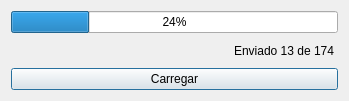
<?xml version="1.0" encoding="UTF-8"?>
<ui version="4.0">
 <class>Dialog</class>
 <widget class="QDialog" name="Dialog">
  <property name="geometry">
   <rect>
    <x>0</x>
    <y>0</y>
    <width>349</width>
    <height>101</height>
   </rect>
  </property>
  <property name="windowTitle">
   <string>Dialog</string>
  </property>
  <layout class="QHBoxLayout" name="horizontalLayout">
   <item>
    <layout class="QVBoxLayout" name="verticalLayout">
     <item>
      <widget class="QProgressBar" name="progressBar">
       <property name="value">
        <number>24</number>
       </property>
      </widget>
     </item>
     <item alignment="Qt::AlignRight">
      <widget class="QLabel" name="label">
       <property name="text">
        <string>Enviado 13 de 174 </string>
       </property>
      </widget>
     </item>
     <item>
      <widget class="QPushButton" name="btnCarregar">
       <property name="text">
        <string>Carregar</string>
       </property>
      </widget>
     </item>
    </layout>
   </item>
  </layout>
 </widget>
 <resources/>
 <connections/>
</ui>
